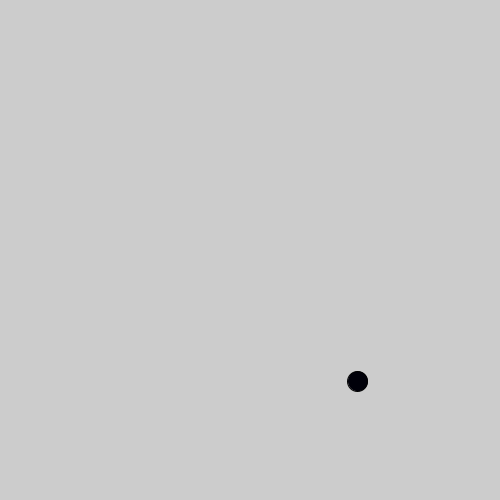
Frame 1 (no input)
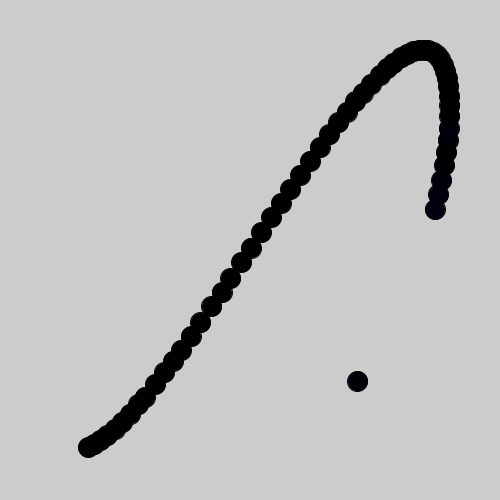
Frame 60 (the mouse pressed at the canvas centre just before this capture)
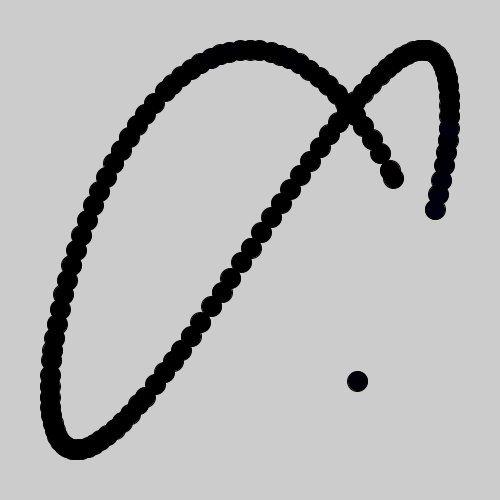
Frame 120 (the mouse held since frame 60 and released just before this capture)

The Processing sketch that drew these frames (run headless with seeded random() and noise(); from frame 60 on, the mouse is pressed at the canvas centre):

// Processing sketch: processing_36887
// ── processing_36887.pde

float rCol;
float gCol;
float bCol;
float xPos;
float yPos;

void setup () {
  size (500,500);
  xPos = width/2;
  yPos = height/2;
  rCol = mouseX/2.35;
  gCol = random (255);
  bCol = mouseY/2.35;
}

void draw () {
  rCol = rCol + random (-10,10);
  bCol = bCol + random (-10,10);
  fill (rCol, 0, bCol);
  
  float centerX = 250;
  float ampX = 200;
  float ampY = 200;
  float periodX = .003;
  float periodY = .0045;
  
  
  
  xPos = centerX + ampX*sin(millis()*periodX);
  yPos = centerX + ampY*cos(millis()*periodY);
  ellipse (xPos, yPos, 20,20);
  
  /*
  fill (255,255,255, 20);
  rect (0,0, width,height);
  */
  println (rCol);
}        
